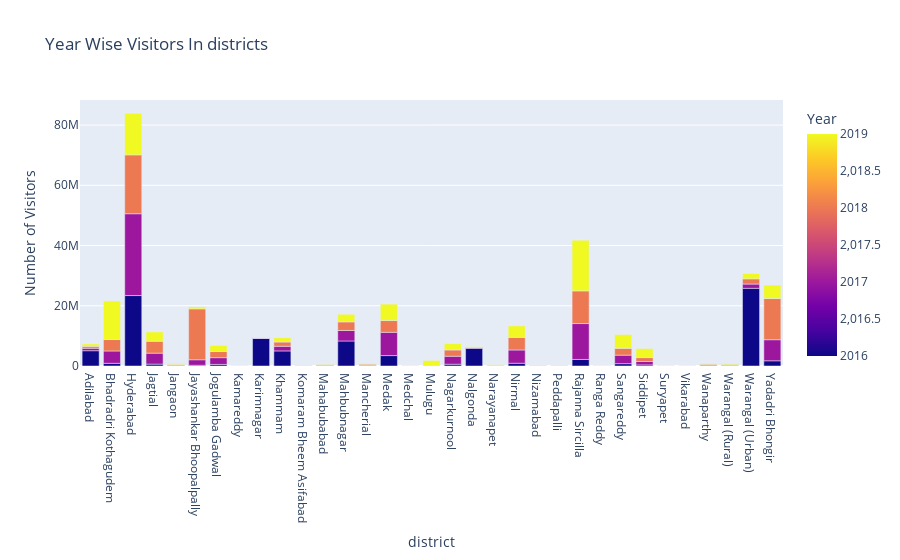

Notebook source saved alongside this figure:
### Code cell
fig = px.bar(dv_temp, x='district', y='visitors', color='year',
             title='Year Wise Visitors In districts',
             labels={'visitors': 'Number of Visitors', 'year': 'Year'},
             color_discrete_sequence=px.colors.qualitative.Set1)

# Show the plot
fig.show()

### Figure 1 — Plotly figure (JSON) as saved in the notebook; plotly's stock layout.template omitted (floating-point values rounded to 4 significant figures)
{"data": [{"alignmentgroup": "True", "hovertemplate": "district=%{x}<br>Number of Visitors=%{y}<br>Year=%{marker.color}<extra></extra>", "legendgroup": "", "marker": {"color": [2016, 2017, 2018, 2019, 2016, 2017, 2018, 2019, 2016, 2017, 2018, 2019, 2016, 2017, 2018, 2019, 2016, 2017, 2018, 2019, 2016, 2017, 2018, 2019, 2016, 2017, 2018, 2019, 2016, 2017, 2018, 2019, 2016, 2017, 2018, 2019, 2016, 2017, 2018, 2019, 2016, 2017, 2018, 2019, 2016, 2017, 2018, 2019, 2016, 2017, 2018, 2019, 2016, 2017, 2018, 2019, 2016, 2017, 2018, 2019, 2016, 2017, 2018, 2019, 2019, 2016, 2017, 2018, 2019, 2016, 2017, 2018, 2019, 2019, 2016, 2017, 2018, 2019, 2016, 2017, 2018, 2019, 2016, 2017, 2018, 2019, 2016, 2017, 2018, 2019, 2016, 2017, 2018, 2019, 2016, 2017, 2018, 2019, 2016, 2017, 2018, 2019, 2016, 2017, 2018, 2019, 2016, 2017, 2018, 2019, 2016, 2017, 2018, 2019, 2016, 2017, 2018, 2019, 2016, 2017, 2018, 2019, 2016, 2017, 2018, 2019], "coloraxis": "coloraxis", "pattern": {"shape": ""}}, "name": "", "offsetgroup": "", "orientation": "v", "showlegend": false, "textposition": "auto", "type": "bar", "x": ["Adilabad", "Adilabad", "Adilabad", "Adilabad", "Bhadradri Kothagudem ", "Bhadradri Kothagudem ", "Bhadradri Kothagudem ", "Bhadradri Kothagudem ", "Hyderabad", "Hyderabad", "Hyderabad", "Hyderabad", "Jagtial ", "Jagtial ", "Jagtial ", "Jagtial ", "Jangaon ", "Jangaon ", "Jangaon ", "Jangaon ", "Jayashankar Bhoopalpally", "Jayashankar Bhoopalpally", "Jayashankar Bhoopalpally", "Jayashankar Bhoopalpally", "Jogulamba Gadwal ", "Jogulamba Gadwal ", "Jogulamba Gadwal ", "Jogulamba Gadwal ", "Kamareddy ", "Kamareddy ", "Kamareddy ", "Kamareddy ", "Karimnagar ", "Karimnagar ", "Karimnagar ", "Karimnagar ", "Khammam", "Khammam", "Khammam", "Khammam", "Komaram Bheem Asifabad", "Komaram Bheem Asifabad", "Komaram Bheem Asifabad", "Komaram Bheem Asifabad", "Mahabubabad ", "Mahabubabad ", "Mahabubabad ", "Mahabubabad ", "Mahbubnagar", "Mahbubnagar", "Mahbubnagar", "Mahbubnagar", "Mancherial", "Mancherial", "Mancherial", "Mancherial", "Medak ", "Medak ", "Medak ", "Medak ", "Medchal ", "Medchal ", "Medchal ", "Medchal ", "Mulugu", "Nagarkurnool ", "Nagarkurnool ", "Nagarkurnool ", "Nagarkurnool ", "Nalgonda", "Nalgonda", "Nalgonda", "Nalgonda", "Narayanapet", "Nirmal", "Nirmal", "Nirmal", "Nirmal", "Nizamabad", "Nizamabad", "Nizamabad", "Nizamabad", "Peddapalli", "Peddapalli", "Peddapalli", "Peddapalli", "Rajanna Sircilla ", "Rajanna Sircilla ", "Rajanna Sircilla ", "Rajanna Sircilla ", "Ranga Reddy", "Ranga Reddy", "Ranga Reddy", "Ranga Reddy", "Sangareddy ", "Sangareddy ", "Sangareddy ", "Sangareddy ", "Siddipet", "Siddipet", "Siddipet", "Siddipet", "Suryapet", "Suryapet", "Suryapet", "Suryapet", "Vikarabad", "Vikarabad", "Vikarabad", "Vikarabad", "Wanaparthy ", "Wanaparthy ", "Wanaparthy ", "Wanaparthy ", "Warangal (Rural)", "Warangal (Rural)", "Warangal (Rural)", "Warangal (Rural)", "Warangal (Urban)", "Warangal (Urban)", "Warangal (Urban)", "Warangal (Urban)", "Yadadri Bhongir", "Yadadri Bhongir", "Yadadri Bhongir", "Yadadri Bhongir"], "xaxis": "x", "y": [5075557, 825380, 644743, 775895, 889030, 4094317, 3799878, 12817737, 23394705, 27160242, 19543651, 13802362, 623077, 3641401, 3952921, 3086115, 40660, 165708, 291022, 328890, 243400, 1831010, 16895925, 662530, 523401, 2245399, 2036545, 2007995, 127, 540, 572, 534, 9167468, 123976, 93448, 77491, 5005031, 1542403, 1417441, 1413440, 0, 50991, 22554, 19189, 140002, 141815, 165995, 152885, 8304766, 3488229, 2852308, 2534815, 7802, 191626, 398004, 269810, 3463200, 7726869, 3900000, 5452570, 0, 0, 0, 0, 1819800, 588473, 2653645, 2088925, 2093312, 5858461, 241916, 160638, 140918, 389250, 916610, 4405083, 4177325, 3816778, 6442, 21949, 41423, 46333, 3244, 14898, 22254, 16581, 2176801, 11919347, 10834231, 16832897, 0, 0, 0, 0, 778000, 2823450, 2269900, 4553160, 358400, 1145721, 1283300, 2987864, 0, 0, 0, 0, 0, 0, 0, 0, 60138, 244701, 286600, 298639, 19400, 144250, 302012, 353500, 25788035, 1420002, 1723336, 1795230, 1728600, 7001728, 13673378, 4489374], "yaxis": "y"}], "layout": {"barmode": "relative", "coloraxis": {"colorbar": {"title": {"text": "Year"}}, "colorscale": [[0, "#0d0887"], [0.1111, "#46039f"], [0.2222, "#7201a8"], [0.3333, "#9c179e"], [0.4444, "#bd3786"], [0.5556, "#d8576b"], [0.6667, "#ed7953"], [0.7778, "#fb9f3a"], [0.8889, "#fdca26"], [1, "#f0f921"]]}, "legend": {"tracegroupgap": 0}, "title": {"text": "Year Wise Visitors In districts"}, "xaxis": {"anchor": "y", "domain": [0, 1], "title": {"text": "district"}}, "yaxis": {"anchor": "x", "domain": [0, 1], "title": {"text": "Number of Visitors"}}}}
